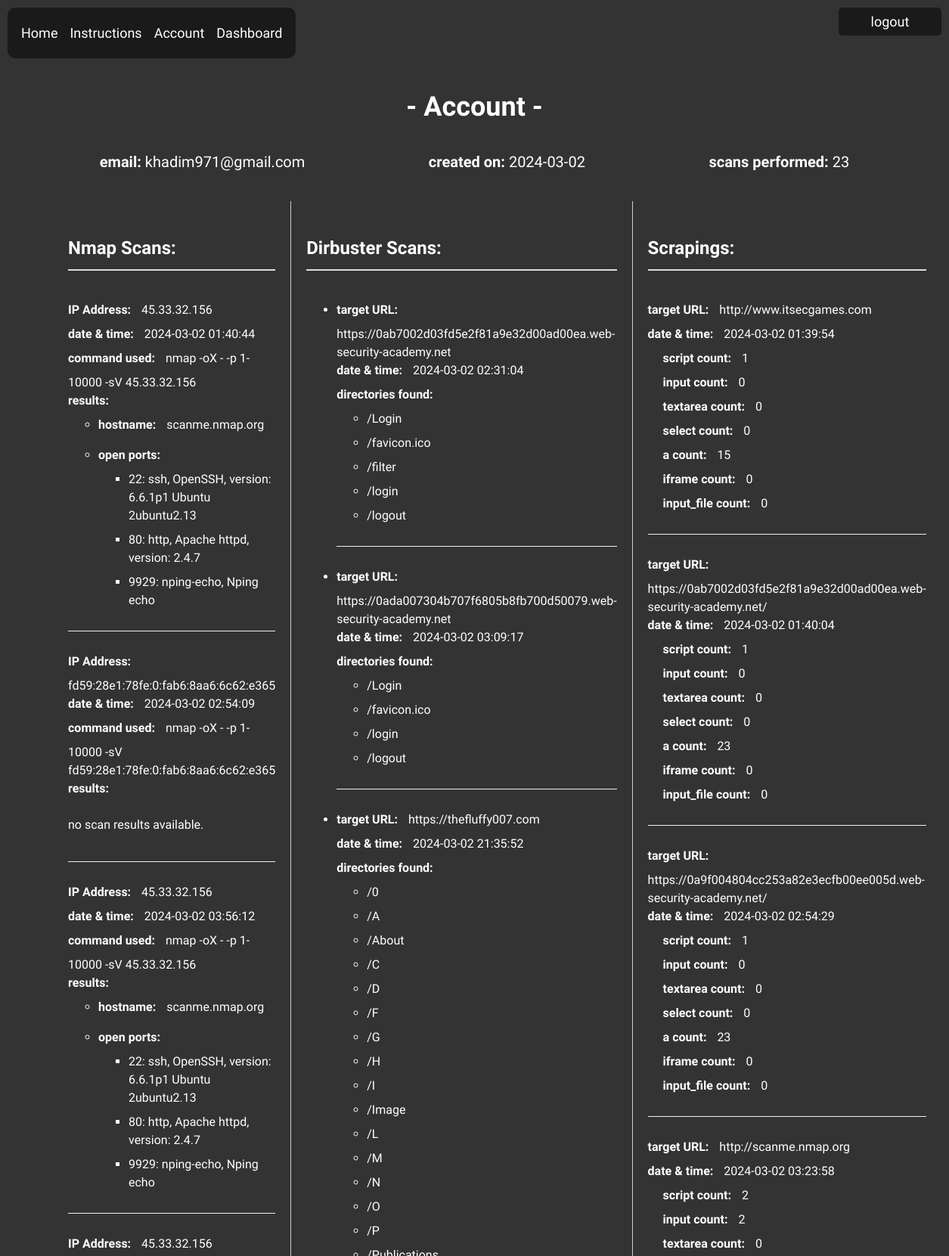
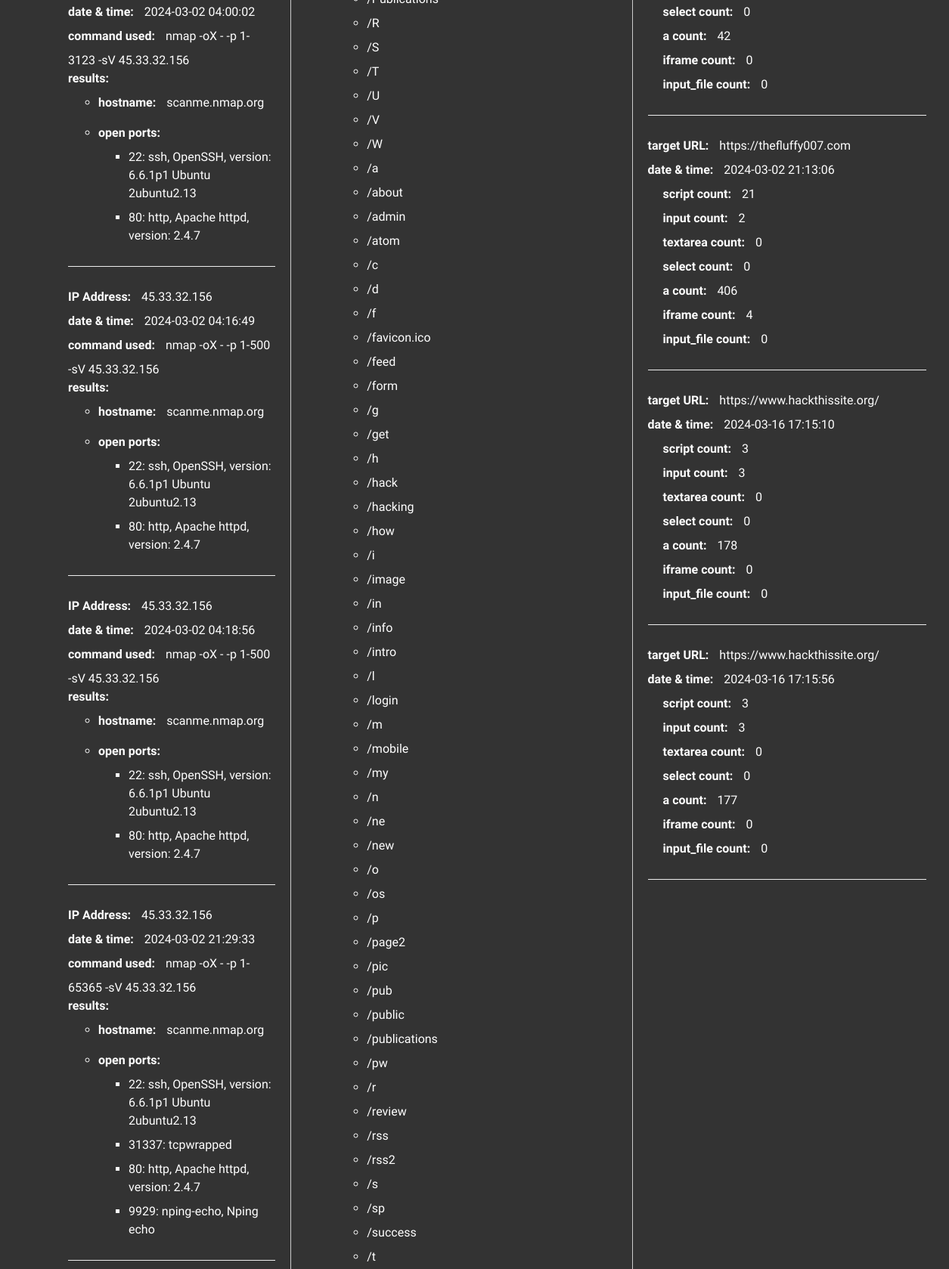
The app's page /account/ (signed in, upper part) with its own data (2 pictures, top to bottom).
### aph/models.py (models this page shows)
class User(db.Model, UserMixin):
    id = db.Column(db.Integer, primary_key=True)
    email = db.Column(db.String(150), unique=True)
    password = db.Column(db.String(150))
    date_created = db.Column(db.DateTime(timezone=True), default=func.now())
    nmap_scans = db.relationship('Past_scans_nmap', backref='user', lazy=True)
    dirbuster_scans = db.relationship('Past_scans_dirbuster', backref='user', lazy=True)
    scraping_scans = db.relationship('Past_scans_scraping', backref='user', lazy=True)

class Past_scans_nmap(db.Model):
    nmap_scan_id = db.Column(db.Integer, primary_key=True)
    target = db.Column(db.String(20))
    results = db.Column(JSON)
    date_created = db.Column(db.DateTime(timezone=True), default=func.now())
    user_id = db.Column(db.Integer, db.ForeignKey('user.id'))

class Past_scans_dirbuster(db.Model):
    dirbuster_scan_id = db.Column(db.Integer, primary_key=True)
    target_url = db.Column(db.String(150))
    results = db.Column(JSON)
    date_created = db.Column(db.DateTime(timezone=True), default=func.now())
    user_id = db.Column(db.Integer, db.ForeignKey('user.id'))

class Past_scans_scraping(db.Model):
    scraping_scan_id = db.Column(db.Integer, primary_key=True)
    target_url = db.Column(db.String(150))
    results = db.Column(JSON)
    date_created = db.Column(db.DateTime(timezone=True), default=func.now())
    user_id = db.Column(db.Integer, db.ForeignKey('user.id'))

### aph/dashboard.py (the view)
@dashboard_bp.route('/account/', methods=['POST' , 'GET'])
@login_required
def account():
    nmap_scans =  Past_scans_nmap.query.filter_by(user_id=current_user.id).all()
    dirbuster_scans = Past_scans_dirbuster.query.filter_by(user_id=current_user.id).all()
    scraping_scans = Past_scans_scraping.query.filter_by(user_id=current_user.id).all()
    total_scans = len(nmap_scans) + len(dirbuster_scans) + len(scraping_scans)
    account_creation_date = current_user.date_created.strftime('%Y-%m-%d')
    print('nmap_scans', nmap_scans)
    print('dirbuster_scans', dirbuster_scans)
    print('scraping_scans', scraping_scans)
    return render_template('account.html', email=current_user.email,
                           account_creation_date=account_creation_date,
                           total_scans=total_scans,
                           nmap_scans=nmap_scans, dirbuster_scans=dirbuster_scans,
                           scraping_scans=scraping_scans)

### aph/templates/account.html (shortened to what this page needs)
{% extends "base.html" %} {% block title %}account{% endblock %} {% block
content %}
<div class="container-fluid">
  <h2 style="margin-top: 60px">- Account -</h2>
  <div
    class="user-info"
    style="
      display: flex;
      justify-content: space-around;
      align-items: center;
      font-size: 20px;
      margin-bottom: 20px;
    "
  >
    <span><strong>email:</strong> {{ current_user.email }}</span>
    <span
      ><strong>created on:</strong> {{
      current_user.date_created.strftime('%Y-%m-%d') }}</span
    >
    <span><strong>scans performed:</strong> {{ total_scans }}</span>
  </div>
  <div class="column-container" style="display: flex">
    <div class="column" style="flex: 1">
      <h3>Nmap Scans:</h3>
      <ul class="list-group list-group-flush" id="nmap_scans">
        {% for scan in nmap_scans %}
        <li class="list-group-item">
          <strong class="target-info">IP Address:</strong> {{ scan.target }}<br />
          <strong>date & time:</strong> {{ scan.date_created.strftime('%Y-%m-%d
          %H:%M:%S') }}<br />
          {% set nmap_results = scan.results | tojson | from_json %}
          <strong>command used:</strong> {{ nmap_results.nmap.command_line }}<br />
          <strong>results:</strong>
          {% if nmap_results.scan[scan.target] is defined %}
          <ul>
            <li class="hostname">
              <strong>hostname:</strong> {% for hostname in
              nmap_results.scan[scan.target].hostnames %}{{ hostname.name }}{% endfor %}
            </li>
            <li class="open-ports">
              <strong>open ports:</strong>
              <ul>
                {% for port, data in nmap_results.scan[scan.target].tcp.items()
                if data.state == 'open' %}
                <li>
                  {{ port }}: {{ data.name }}{% if data.product %}, {{
                  data.product }}{% endif %}{% if data.version %}, version: {{
                  data.version }}{% endif %}
                </li>
                {% endfor %}
              </ul>
            </li>
          </ul>
          {% else %}
          <p>no scan results available.</p>
          {% endif %}
        </li>
        {% endfor %}
      </ul>
    </div>
    <div class="column" id="dirbuster-column" style="flex: 1">
      <h3>Dirbuster Scans:</h3>
      <ul class="list-group list-group-flush" id="dirbuster_scans">
        {% for scan in dirbuster_scans %}
        <li class="list-group-item">
          <strong class="target-info">target URL:</strong> {{ scan.target_url
          }}<br />
          <strong>date & time:</strong> {{ scan.date_created.strftime('%Y-%m-%d
          %H:%M:%S') }}<br />
          <strong>directories found:</strong>
          {% if scan.results and scan.results['found'] %}
          <ul>
            {% for directory in scan.results['found'] %}
            <li>/{{ directory }}</li>
            {% endfor %}
          </ul>
          {% else %}
          <p>No directories found or results format is not valid.</p>
          {% endif %}
        </li>
        {% endfor %}
      </ul>
    </div>
    <div class="column" id="scraping-column" style="flex: 1">
      <h3>Scrapings:</h3>
      <ul class="list-group list-group-flush" id="scraping_scans">
        {% for scan in scraping_scans %}
        <li class="list-group-item">
          <strong class="target-info">target URL:</strong> {{ scan.target_url
          }}<br />
          <strong>date & time:</strong> {{ scan.date_created.strftime('%Y-%m-%d
          %H:%M:%S') }}<br />
          {% if scan.results and scan.results is mapping %} {% for tag, count in
          scan.results.items() %}
          <div class="script-count-indent">
            <strong>{{ tag }} count:</strong> {{ count }}
          </div>
          {% endfor %} {% else %}
          <p>results format is not valid.</p>
          {% endif %}
        </li>
        {% endfor %}
      </ul>
    </div>
  </div>
  <div class="button-container">
    <a href="{{ url_for('auth.logout') }}" class="auth-button" method="GET"
      >logout</a
    >
  </div>
</div>
{% endblock %}

### aph/templates/base.html (shortened to what this page needs)
<!doctype html>
<html lang="en">
  <head>
  </head>
  <body>
    <nav>
      <a href="{{ url_for('dashboard.home') }}">Home</a>
      <a href="{{ url_for('dashboard.instructions') }}">Instructions</a>
      <a href="{{ url_for('dashboard.account') }}">Account</a>
      <a href="{{ url_for('dashboard.dashboard') }}">Dashboard</a>
    </nav>
    <div class="container">{% block content %}{% endblock %}</div>
  </body>
</html>

### aph/templates/base.html (style rules this page uses)
body { font-family: "Special Elite", cursive; background-color: #333; background-repeat: no-repeat; background-size: cover; color: #fff; text-align: center; padding: 50px; margin: 0; }
h2 { font-size: 36px; display: inline-block; padding: 10px; }
nav { display: flex; align-items: flex-start; background-color: #1a1a1a; padding: 10px; border-radius: 10px; position: fixed; top: 10px; left: 10px; width: auto; }
nav a { color: #fff; text-decoration: none; font-size: 18px; margin: 5px 0; display: block; border-radius: 5px; padding: 8px; }
.button-container { position: fixed; top: 10px; right: 10px; display: flex; flex-direction: column; gap: 10px; }
.auth-button { color: #fff; text-decoration: none; font-size: 18px; border-radius: 5px; padding: 8px; background-color: #1a1a1a; display: block; text-align: center; width: 120px; }
.column-container { display: flex; justify-content: space-around; padding: 20px; }
.column { flex: 1; padding: 20px; }

### aph/templates/account.html (style rules this page uses)
#nmap_scans, #ffuf_scans, #scraping_scans { list-style-type: none; padding: 0; }
.list-group-item { margin-bottom: 45px; text-align: left; border-bottom: 1px solid #eee; padding-bottom: 20px; margin-bottom: 8px; }
.list-group-item li { margin-bottom: 8px; }
.list-group-item strong, .target-info { display: inline-block; margin-bottom: 8px; margin-right: 10px; }
.target-info { margin-top: 20px; display: block; }
h3 { text-align: left; font-size: 24px; margin-bottom: 20px; border-bottom: 2px solid #ddd; padding-bottom: 10px; }
.script-count-indent { margin-left: 20px; }
.column { text-align: left; line-height: 1.5; }
#dirbuster-column { border-right: 1px solid #ccc; border-left: 1px solid #ccc; }
.hostname, .open-ports { margin-bottom: 0px; }

### records on screen
User: email "khadim971@gmail.com", date_created "2024-03-02"
Past_scans_nmap: target "45.33.32.156", date_created "2024-03-02 01:40:44", nmap.command_line "nmap -oX - -p 1-10000 -sV 45.33.32.156", name "scanme.nmap.org", port "22" "80" "9929", name "ssh" "http" "nping-echo", product "OpenSSH" "Apache httpd" "Nping echo", version "6.6.1p1 Ubuntu 2ubuntu2.13" "2.4.7"
Past_scans_nmap: target "fd59:28e1:78fe:0:fab6:8aa6:6c62:e365", date_created "2024-03-02 02:54:09", nmap.command_line "nmap -oX - -p 1-10000 -sV fd59:28e1:78fe:0:fab6:8aa6:6c62:e365", shows "no scan results available."
Past_scans_nmap: target "45.33.32.156", date_created "2024-03-02 03:56:12", nmap.command_line "nmap -oX - -p 1-10000 -sV 45.33.32.156", name "scanme.nmap.org", port "22" "80" "9929", name "ssh" "http" "nping-echo", product "OpenSSH" "Apache httpd" "Nping echo", version "6.6.1p1 Ubuntu 2ubuntu2.13" "2.4.7"
Past_scans_nmap: target "45.33.32.156", date_created "2024-03-02 04:00:02", nmap.command_line "nmap -oX - -p 1-3123 -sV 45.33.32.156", name "scanme.nmap.org", port "22" "80", name "ssh" "http", product "OpenSSH" "Apache httpd", version "6.6.1p1 Ubuntu 2ubuntu2.13" "2.4.7"
Past_scans_nmap: target "45.33.32.156", date_created "2024-03-02 04:16:49", nmap.command_line "nmap -oX - -p 1-500 -sV 45.33.32.156", name "scanme.nmap.org", port "22" "80", name "ssh" "http", product "OpenSSH" "Apache httpd", version "6.6.1p1 Ubuntu 2ubuntu2.13" "2.4.7"
Past_scans_nmap: target "45.33.32.156", date_created "2024-03-02 04:18:56", nmap.command_line "nmap -oX - -p 1-500 -sV 45.33.32.156", name "scanme.nmap.org", port "22" "80", name "ssh" "http", product "OpenSSH" "Apache httpd", version "6.6.1p1 Ubuntu 2ubuntu2.13" "2.4.7"
Past_scans_nmap: target "45.33.32.156", date_created "2024-03-02 21:29:33", nmap.command_line "nmap -oX - -p 1-65365 -sV 45.33.32.156", name "scanme.nmap.org", port "22" "31337" "80" "9929", name "ssh" "tcpwrapped" "http" "nping-echo", product "OpenSSH" "Apache httpd" "Nping echo", version "6.6.1p1 Ubuntu 2ubuntu2.13" "2.4.7"
Past_scans_dirbuster: target_url "https://0ab7002d03fd5e2f81a9e32d00ad00ea.web-security-academy.net", date_created "2024-03-02 02:31:04", directory "Login" "favicon.ico" "filter" "login" "logout"
Past_scans_dirbuster: target_url "https://0ada007304b707f6805b8fb700d50079.web-security-academy.net", date_created "2024-03-02 03:09:17", directory "Login" "favicon.ico" "login" "logout"
Past_scans_dirbuster: target_url "https://thefluffy007.com", date_created "2024-03-02 21:35:52", directory "0" "A" "About" "C" "D" "F" "G" "H" "I" "Image" "L" "M" "N" "O" "P" "Publications" "R" "S" "T" "U" "V" "W" "a" "about" "admin" "atom" "c" "d" "f" "favicon.ico" "feed" "form" "g" "get" "h" "hack" "hacking" "how" "i" "image" "in" "info" "intro" "l" "login" "m" "mobile" "my" "n" "ne" "new" "o" "os" "p" "page2" "pic" "pub" "public" "publications" "pw" "r" "review" "rss" "rss2" "s" "sp" "success" "t"
Past_scans_scraping: target_url "http://www.itsecgames.com", date_created "2024-03-02 01:39:54", tag "script" "input" "textarea" "select" "a" "iframe" "input_file", count "1" "0" "0" "0" "15" "0" "0"
Past_scans_scraping: target_url "https://0ab7002d03fd5e2f81a9e32d00ad00ea.web-security-academy.net/", date_created "2024-03-02 01:40:04", tag "script" "input" "textarea" "select" "a" "iframe" "input_file", count "1" "0" "0" "0" "23" "0" "0"
Past_scans_scraping: target_url "https://0a9f004804cc253a82e3ecfb00ee005d.web-security-academy.net/", date_created "2024-03-02 02:54:29", tag "script" "input" "textarea" "select" "a" "iframe" "input_file", count "1" "0" "0" "0" "23" "0" "0"
Past_scans_scraping: target_url "http://scanme.nmap.org", date_created "2024-03-02 03:23:58", tag "script" "input" "textarea" "select" "a" "iframe" "input_file", count "2" "2" "0" "0" "42" "0" "0"
Past_scans_scraping: target_url "https://thefluffy007.com", date_created "2024-03-02 21:13:06", tag "script" "input" "textarea" "select" "a" "iframe" "input_file", count "21" "2" "0" "0" "406" "4" "0"
Past_scans_scraping: target_url "https://www.hackthissite.org/", date_created "2024-03-16 17:15:10", tag "script" "input" "textarea" "select" "a" "iframe" "input_file", count "3" "3" "0" "0" "178" "0" "0"
Past_scans_scraping: target_url "https://www.hackthissite.org/", date_created "2024-03-16 17:15:56", tag "script" "input" "textarea" "select" "a" "iframe" "input_file", count "3" "3" "0" "0" "177" "0" "0"

### other values on screen
{{ total_scans }} "23"
